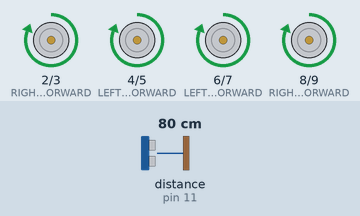
Recording of a sketch running on a simulated Arduino Uno, built with avr-gcc and run on an emulated ATmega328P. On the bench: motor-driver pin pairs drawn as motors (green arrow = first pin HIGH = forward, orange = second pin HIGH = backward, longer = more drive). Wiring (inferred from the names in the program): ultrasonic range finder: trigger pin 10; echo pin 11. Inputs (shaded band) come from the test bench; at power-on: distance to the obstacle (sensor on pin 11) 80 cm. The echo pulse lasts 58.3 µs per cm.

Above: at 1.2 s.
1.3 s: distance to the obstacle (sensor on pin 11) set to 40 cm
2.8 s: distance to the obstacle (sensor on pin 11) set to 32 cm
At 3.2 s:
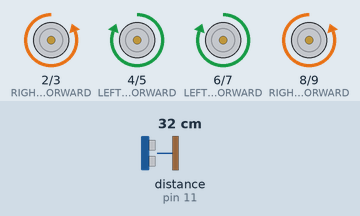
5.8 s: distance to the obstacle (sensor on pin 11) set to 60 cm
At 6.29 s:
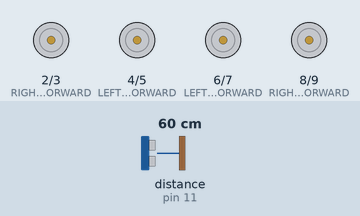
7.7 s: distance to the obstacle (sensor on pin 11) set to 2 cm
At 8.6 s:
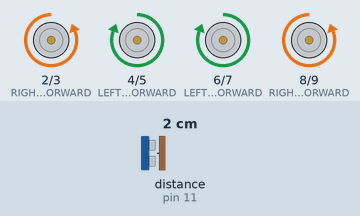
10.7 s: distance to the obstacle (sensor on pin 11) set to 120 cm
Timing chart, 0 to 13.7 s (numbered marks = the images above; inputs shaded):
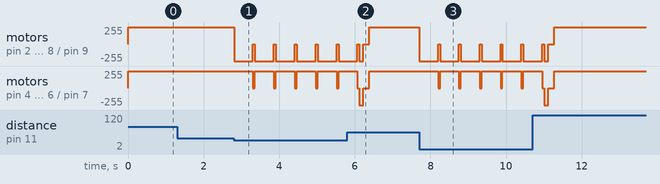

The sketch:

Autonomous_Robot_with_Sonar.ino
```cpp
//----Written by Tech Scrutiny---//


/*** SET UP MOTOR PINS ***/
/* First Motor Driver DRV8833 */
#define RIGHT_REAR_MOTOR_FORWARD 2
#define RIGHT_REAR_MOTOR_BACKWARD 3
#define LEFT_REAR_MOTOR_FORWARD 4
#define LEFT_REAR_MOTOR_BACKWARD 5

/* Second Motor Driver DRV8833 */
#define LEFT_FRONT_MOTOR_FORWARD  6
#define LEFT_FRONT_MOTOR_BACKWARD 7
#define RIGHT_FRONT_MOTOR_FORWARD 8
#define RIGHT_FRONT_MOTOR_BACKWARD 9
/*** END MOTOR PINS SETUP ***/

/*** SET UP ULTRASONIC SENSOR ***/
#define echoPin 11 // assign pin D11 on Arduino as an Echo pin for the HC-SR04 sensor
#define triggerPin 10 // assign pin D10 on Arduino as a Trigger pin for the HC-SR04 sensor
long duration;
int distance;
/*** END ULTRASONIC SENSOR SETUP ***/

/*** Begin Initialization ***/
void setup() {
  Serial.begin(115200);

  //Initialize Ultrasonic Sensor
  pinMode(triggerPin, OUTPUT); // Setting up the tigger pin
  pinMode(echoPin, INPUT); // Setting up the echo pin


  //Initialize Motors
  pinMode(RIGHT_REAR_MOTOR_FORWARD, OUTPUT);
  pinMode(RIGHT_REAR_MOTOR_BACKWARD, OUTPUT);
  pinMode(LEFT_REAR_MOTOR_FORWARD, OUTPUT);
  pinMode(LEFT_REAR_MOTOR_BACKWARD, OUTPUT);
  pinMode(LEFT_FRONT_MOTOR_FORWARD, OUTPUT);
  pinMode(LEFT_FRONT_MOTOR_BACKWARD, OUTPUT);
  pinMode(RIGHT_FRONT_MOTOR_FORWARD, OUTPUT);
  pinMode(RIGHT_FRONT_MOTOR_BACKWARD, OUTPUT);

  digitalWrite(RIGHT_REAR_MOTOR_FORWARD, LOW);
  digitalWrite(RIGHT_REAR_MOTOR_BACKWARD, LOW);
  digitalWrite(LEFT_REAR_MOTOR_FORWARD, LOW);
  digitalWrite(LEFT_REAR_MOTOR_BACKWARD, LOW);
  digitalWrite(LEFT_FRONT_MOTOR_FORWARD, LOW);
  digitalWrite(LEFT_FRONT_MOTOR_BACKWARD, LOW);
  digitalWrite(RIGHT_FRONT_MOTOR_FORWARD, LOW);
  digitalWrite(RIGHT_FRONT_MOTOR_BACKWARD, LOW);


}
/*** End Initialization ***/

/*** MAIN LOOP ***/

void loop() {
  while(getDistance()>35) {
    moveForward();
  }
  while(getDistance()<=35) {
    turnRight();
  }
  moveBackward();
  delay(100);
}

/* END MAIN ARDUINO LOOP */


/***Measure Distance***/

int getDistance() {
 // Clears triggerPin
  digitalWrite(triggerPin, LOW);
  delayMicroseconds(2);
  // Sets the triggerPin active for 10 microseconds
  digitalWrite(triggerPin, HIGH);
  delayMicroseconds(10);
  digitalWrite(triggerPin, LOW);
  duration = pulseIn(echoPin, HIGH);
  distance = duration * 0.034 / 2;
  return distance;
}
/*** Motor Functions ***/
// These allow for the motors to Stop, Go Forward, Go Backward, Turn Left, Turn Right
//

void stopMoving() {
  digitalWrite(LEFT_FRONT_MOTOR_FORWARD, LOW);
  digitalWrite(LEFT_FRONT_MOTOR_BACKWARD, LOW);
  digitalWrite(LEFT_REAR_MOTOR_FORWARD, LOW);
  digitalWrite(LEFT_REAR_MOTOR_BACKWARD, LOW);
  digitalWrite(RIGHT_FRONT_MOTOR_FORWARD, LOW);
  digitalWrite(RIGHT_FRONT_MOTOR_BACKWARD, LOW);
  digitalWrite(RIGHT_REAR_MOTOR_FORWARD, LOW);
  digitalWrite(RIGHT_REAR_MOTOR_BACKWARD, LOW);
  delay(50);
}

void moveForward() {
  digitalWrite(LEFT_FRONT_MOTOR_FORWARD, HIGH);
  digitalWrite(LEFT_FRONT_MOTOR_BACKWARD, LOW);
  digitalWrite(LEFT_REAR_MOTOR_FORWARD, HIGH);
  digitalWrite(LEFT_REAR_MOTOR_BACKWARD, LOW);
  digitalWrite(RIGHT_FRONT_MOTOR_FORWARD, HIGH);
  digitalWrite(RIGHT_FRONT_MOTOR_BACKWARD, LOW);
  digitalWrite(RIGHT_REAR_MOTOR_FORWARD, HIGH);
  digitalWrite(RIGHT_REAR_MOTOR_BACKWARD, LOW);
}

void moveBackward() {
  digitalWrite(LEFT_FRONT_MOTOR_FORWARD, LOW);
  digitalWrite(LEFT_FRONT_MOTOR_BACKWARD, HIGH);
  digitalWrite(LEFT_REAR_MOTOR_FORWARD, LOW);
  digitalWrite(LEFT_REAR_MOTOR_BACKWARD, HIGH);
  digitalWrite(RIGHT_FRONT_MOTOR_FORWARD, LOW);
  digitalWrite(RIGHT_FRONT_MOTOR_BACKWARD, HIGH);
  digitalWrite(RIGHT_REAR_MOTOR_FORWARD, LOW);
  digitalWrite(RIGHT_REAR_MOTOR_BACKWARD, HIGH);
  delay(100);
  stopMoving();
}

void turnRight() {
  digitalWrite(LEFT_FRONT_MOTOR_FORWARD, HIGH);
  digitalWrite(LEFT_FRONT_MOTOR_BACKWARD, LOW);
  digitalWrite(LEFT_REAR_MOTOR_FORWARD, HIGH);
  digitalWrite(LEFT_REAR_MOTOR_BACKWARD, LOW);
  digitalWrite(RIGHT_FRONT_MOTOR_FORWARD, LOW);
  digitalWrite(RIGHT_FRONT_MOTOR_BACKWARD, HIGH);
  digitalWrite(RIGHT_REAR_MOTOR_FORWARD, LOW);
  digitalWrite(RIGHT_REAR_MOTOR_BACKWARD, HIGH);
  delay(500);
  stopMoving();
}

void turnLeft() {
  digitalWrite(LEFT_FRONT_MOTOR_FORWARD, LOW);
  digitalWrite(LEFT_FRONT_MOTOR_BACKWARD, HIGH);
  digitalWrite(LEFT_REAR_MOTOR_FORWARD, LOW);
  digitalWrite(LEFT_REAR_MOTOR_BACKWARD, HIGH);
  digitalWrite(RIGHT_FRONT_MOTOR_FORWARD, HIGH);
  digitalWrite(RIGHT_FRONT_MOTOR_BACKWARD, LOW);
  digitalWrite(RIGHT_REAR_MOTOR_FORWARD, HIGH);
  digitalWrite(RIGHT_REAR_MOTOR_BACKWARD, LOW);
  delay(500);
  stopMoving();
}
//End Motor Functions
```

Measured:
- the behaviour switches between 37 and 36 cm on distance to the obstacle (sensor on pin 11) (found by bisection; images 0 and 1)
- after the input at 1.3 s, every drawn part: stays the same
- after the input at 2.8 s, motor on pin 2 (RIGHT_REAR_MOTOR_FORWARD) / pin 3 (RIGHT_REAR_MOTOR_BACKWARD): alternates backward 255/255 for 0.50 s and stopped for 0.05 s, starting at once; motor on pin 4 (LEFT_REAR_MOTOR_FORWARD) / pin 5 (LEFT_REAR_MOTOR_BACKWARD): alternates forward 255/255 for 0.50 s and stopped for 0.05 s, starting after 0.51 s
- after the input at 7.7 s, motor on pin 2 (RIGHT_REAR_MOTOR_FORWARD) / pin 3 (RIGHT_REAR_MOTOR_BACKWARD): alternates backward 255/255 for 0.50 s and stopped for 0.05 s, starting at once; motor on pin 4 (LEFT_REAR_MOTOR_FORWARD) / pin 5 (LEFT_REAR_MOTOR_BACKWARD): alternates forward 255/255 for 0.50 s and stopped for 0.05 s, starting after 0.50 s
